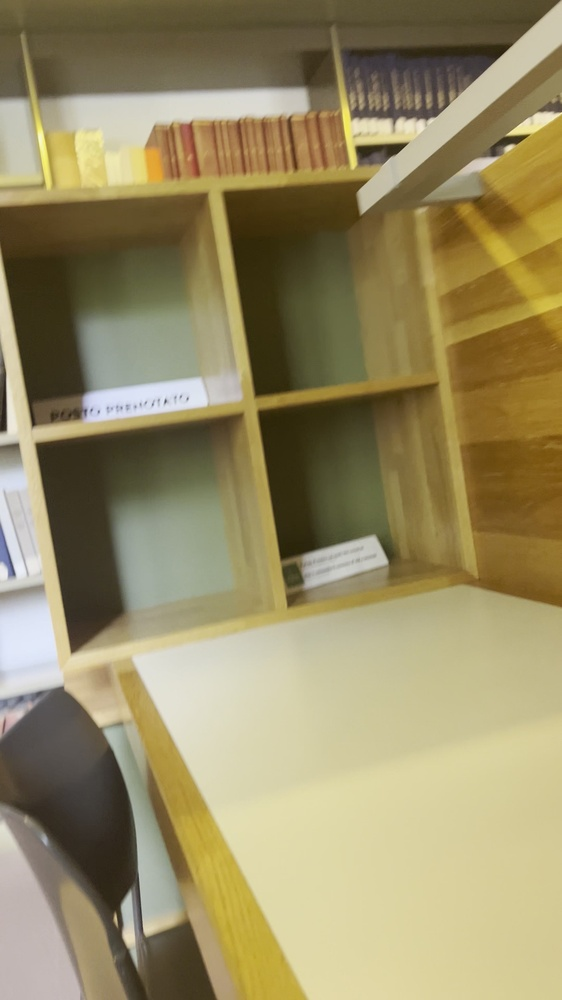
#> input picture python-environment/videos/keyframes/0.jpg, 562 x 1000 px, shrunk from 2160 x 3840 before the run; its folder holds only this picture in this run
$ jupyter execute key-frame-finding.ipynb
#> lines starting #> are read from the running program, lines starting #| are printed output that depends on the picture; long printed decimals are rounded
#> further down, I is the input picture: shape (1000, 562, 3); mean B, G, R 100.6, 139.9, 151.3
# Key frame finding
The algorithm has been adapted from [pedrofrodenas/blur-Detection-Haar-Wavelet](https://github.com/pedrofrodenas/blur-Detection-Haar-Wavelet)

[cell 1]
import sys
import pywt
import cv2
import numpy as np
import os
import argparse
import json

[cell 2]
def blur_detect(img, threshold):

    # Convert image to grayscale
#> called with threshold = 35
    Y = cv2.cvtColor(img, cv2.COLOR_BGR2GRAY)


    M, N = Y.shape
#> M = 1000; N = 562

    # Crop input image to be 3 divisible by 2
    Y = Y[0:int(M/16)*16, 0:int(N/16)*16]
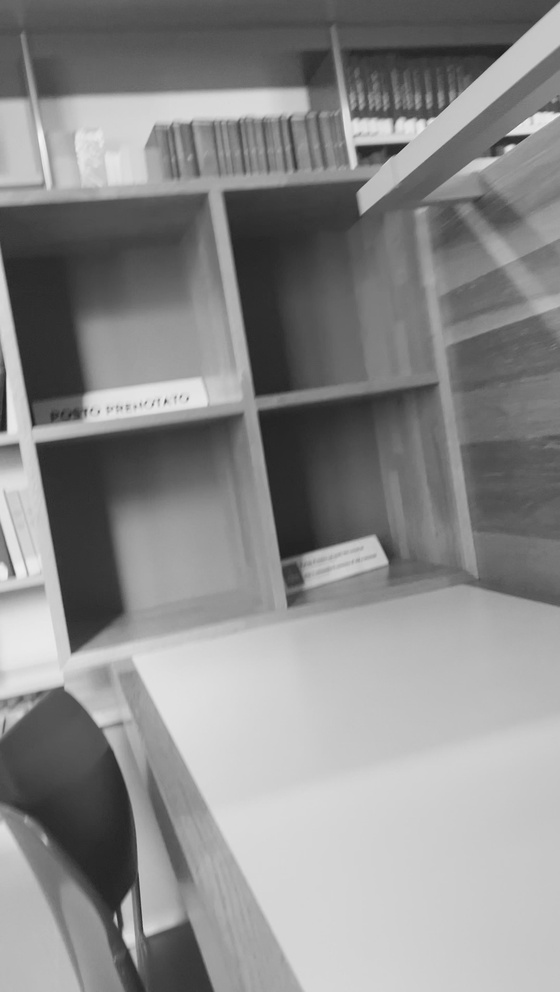
#> Y: shape (992, 560); min 28, max 245, mean 138.5

    # Step 1, compute Haar wavelet of input image
    LL1,(LH1,HL1,HH1)= pywt.dwt2(Y, 'haar')
    # Another application of 2D haar to LL1
    LL2,(LH2,HL2,HH2)= pywt.dwt2(LL1, 'haar')
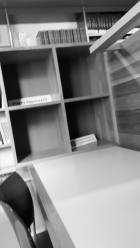
#> LL2: shape (248, 140) float64; min 136.8, max 950.8, mean 554.1; drawn with min black and max white
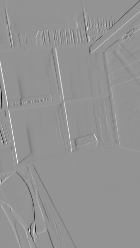
#> HL2: shape (248, 140) float64; min -290.8, max 212.3, mean 0; drawn with min black and max white
    # Another application of 2D haar to LL2
    LL3,(LH3,HL3,HH3)= pywt.dwt2(LL2, 'haar')
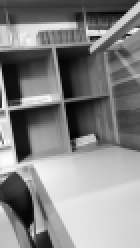
#> LL3: shape (124, 70) float64 (shown 2 times larger); min 280, max 1870.3, mean 1108.3; drawn with min black and max white
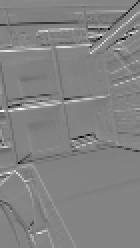
#> LH3: shape (124, 70) float64 (shown 2 times larger); min -357.5, max 335.3, mean -1.2; drawn with min black and max white
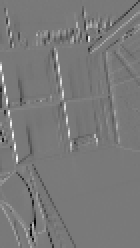
#> HL3: shape (124, 70) float64 (shown 2 times larger); min -448.5, max 494.1, mean 0.3; drawn with min black and max white
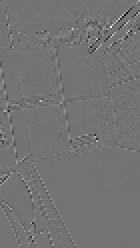
#> HH3: shape (124, 70) float64 (shown 2 times larger); min -190.9, max 228.5, mean -0.1; drawn with min black and max white

    # Construct the edge map in each scale Step 2
    E1 = np.sqrt(np.power(LH1, 2)+np.power(HL1, 2)+np.power(HH1, 2))
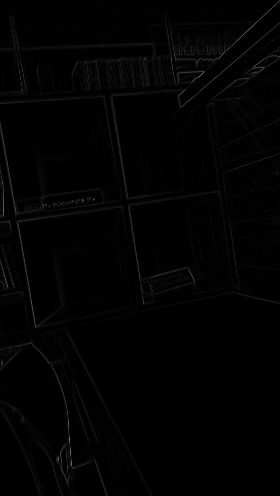
#> E1: shape (496, 280) float64; min 0, max 116.6, mean 2.8
    E2 = np.sqrt(np.power(LH2, 2)+np.power(HL2, 2)+np.power(HH2, 2))
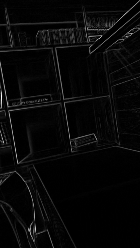
#> E2: shape (248, 140) float64; min 0, max 290.8, mean 9.6; drawn with min black and max white
    E3 = np.sqrt(np.power(LH3, 2)+np.power(HL3, 2)+np.power(HH3, 2))
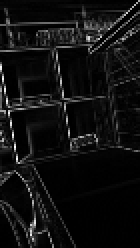
#> E3: shape (124, 70) float64 (shown 2 times larger); min 0, max 496.3, mean 32.9; drawn with min black and max white

    M1, N1 = E1.shape
#> M1 = 496; N1 = 280

    # Sliding window size level 1
    sizeM1 = 8
    sizeN1 = 8

    # Sliding windows size level 2
    sizeM2 = int(sizeM1/2)
    sizeN2 = int(sizeN1/2)

    # Sliding windows size level 3
    sizeM3 = int(sizeM2/2)
    sizeN3 = int(sizeN2/2)

    # Number of edge maps, related to sliding windows size
    N_iter = int((M1/sizeM1)*(N1/sizeN1))
#> N_iter = 2170

    Emax1 = np.zeros((N_iter))
#> Emax1 = 2170 values from 0 to 0
    Emax2 = np.zeros((N_iter))
#> Emax2 = 2170 values from 0 to 0
    Emax3 = np.zeros((N_iter))
#> Emax3 = 2170 values from 0 to 0


    count = 0

    # Sliding windows index of level 1
    x1 = 0
    y1 = 0
    # Sliding windows index of level 2
    x2 = 0
    y2 = 0
    # Sliding windows index of level 3
    x3 = 0
    y3 = 0

    # Sliding windows limit on horizontal dimension
    Y_limit = N1-sizeN1
#> Y_limit = 272

    while count < N_iter:
        # Get the maximum value of slicing windows over edge maps
        # in each level
        Emax1[count] = np.max(E1[x1:x1+sizeM1,y1:y1+sizeN1])
        Emax2[count] = np.max(E2[x2:x2+sizeM2,y2:y2+sizeN2])
        Emax3[count] = np.max(E3[x3:x3+sizeM3,y3:y3+sizeN3])

        # if sliding windows ends horizontal direction
        # move along vertical direction and resets horizontal
        # direction
        if y1 == Y_limit:
            x1 = x1 + sizeM1
            y1 = 0

            x2 = x2 + sizeM2
            y2 = 0

            x3 = x3 + sizeM3
            y3 = 0

            count += 1

        # windows moves along horizontal dimension
        else:

            y1 = y1 + sizeN1
            y2 = y2 + sizeN2
            y3 = y3 + sizeN3
            count += 1
#> after the loop, Emax1 = 2170 values, max 116.6 at index 2003, min 0 at index 1839, mean 12.05; Emax2 = 2170 values, max 290.8 at index 840, min 0 at index 1839, mean 29.94; Emax3 = 2170 values, max 496.3 at index 1263, min 0 at index 1839, mean 61.77; count = 2170; x1 = 496; x2 = 248; x3 = 124; y1 = 0; y2 = 0; y3 = 0

    # Step 3
    EdgePoint1 = Emax1 > threshold;
    EdgePoint2 = Emax2 > threshold;
    EdgePoint3 = Emax3 > threshold;

    # Rule 1 Edge Pojnts
    EdgePoint = EdgePoint1 + EdgePoint2 + EdgePoint3

    n_edges = EdgePoint.shape[0]

    # Rule 2 Dirak-Structure or Astep-Structure
    DAstructure = (Emax1[EdgePoint] > Emax2[EdgePoint]) * (Emax2[EdgePoint] > Emax3[EdgePoint]);

    # Rule 3 Roof-Structure or Gstep-Structure

    RGstructure = np.zeros((n_edges))

    for i in range(n_edges):

        if EdgePoint[i] == 1:

            if Emax1[i] < Emax2[i] and Emax2[i] < Emax3[i]:

                RGstructure[i] = 1
#> after the loop, RGstructure = 2170 values, max 1 at index 34, min 0 at index 0, mean 0.371

    # Rule 4 Roof-Structure

    RSstructure = np.zeros((n_edges))

    for i in range(n_edges):

        if EdgePoint[i] == 1:

            if Emax2[i] > Emax1[i] and Emax2[i] > Emax3[i]:

                RSstructure[i] = 1
#> after the loop, RSstructure = 2170 values, max 1 at index 101, min 0 at index 0, mean 0.0212

    # Rule 5 Edge more likely to be in a blurred image

    BlurC = np.zeros((n_edges));

    for i in range(n_edges):

        if RGstructure[i] == 1 or RSstructure[i] == 1:

            if Emax1[i] < threshold:

                BlurC[i] = 1
#> after the loop, BlurC = 2170 values, max 1 at index 55, min 0 at index 0, mean 0.299

    # Step 6
    Per = np.sum(DAstructure)/np.sum(EdgePoint)
#> Per = 0.00349

    # Step 7
    if (np.sum(RGstructure) + np.sum(RSstructure)) == 0:

        BlurExtent = 100
    else:
        BlurExtent = np.sum(BlurC) / (np.sum(RGstructure) + np.sum(RSstructure))
#> BlurExtent = 0.763

    return Per, BlurExtent

def find_images(input_dir):
    extensions = [".jpg", ".png", ".jpeg"]

    for root, dirs, files in os.walk(input_dir):
        for file in files:
            if os.path.splitext(file)[1].lower() in extensions:
                yield os.path.join(root, file)

[cell 3]
# [6 lines of commented-out code are left out]
''' -- ORIGINAL VERSION --
input_dir = "videos/keyframes"  # Change this to your image directory
save_path = "videos/result.json"  # Change this to your desired output JSON file
threshold = 35
minZero = 0.001

results = []

for input_path in find_images(input_dir):
    try:
        I = cv2.imread(input_path)
        per, blurext = blur_detect(I, threshold)
        if per < minZero:
            classification = True
        else:
            classification = False
        results.append({"input_path": input_path, "per": per, "blur extent": blurext, "is blur": classification})
        print("{0}, Per: {1:.5f}, blur extent: {2:.3f}, is blur: {3}".format(input_path, per, blurext, classification))


    except Exception as e:
        print(e)
        pass

if save_path:

    assert os.path.splitext(save_path)[1] == ".json", "You must include the extension .json on the end of the save path"

    with open(save_path, 'w') as outfile:
        json.dump(results, outfile, sort_keys=True, indent=4)
        outfile.write("\n")
'''

[cell 4]
input_dir = "videos/keyframes"  # Change this to your image directory
save_path = "videos/result.json"  # Change this to your desired output JSON file
threshold = 35
minZero = 0.001

results = []
best_result = 1.0
best_result_path = ""
for input_path in find_images(input_dir):
    try:
        I = cv2.imread(input_path)
        per, blurext = blur_detect(I, threshold)
#> per = 0.00349; blurext = 0.763
        # [4 lines of commented-out code are left out]
        if blurext < best_result:
            best_result = blurext
#> best_result = 0.763
            best_result_path = input_path

    except Exception as e:
        print(e)
        pass


print (best_result)
#| 0.7626
print (best_result_path)

$ run again, on python-environment/videos/keyframes/000001.950000.jpg
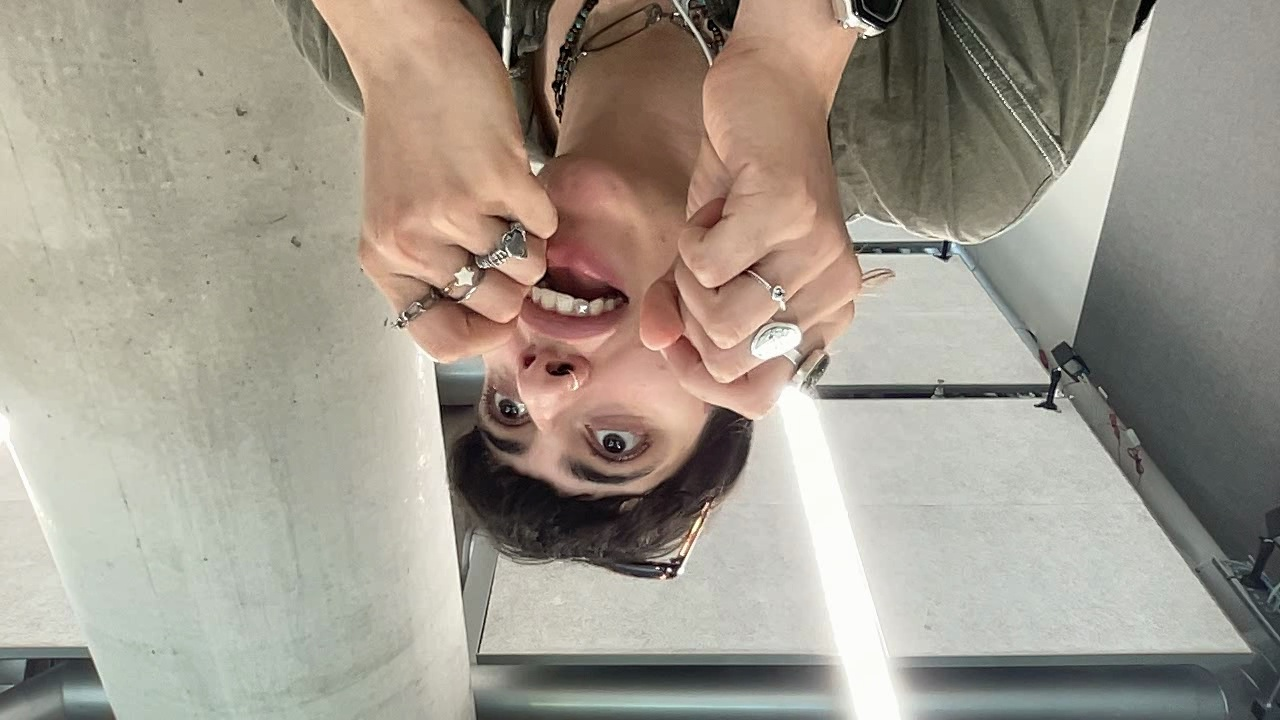
#> input picture python-environment/videos/keyframes/000001.950000.jpg, 1280 x 720 px
#> I is the input picture: shape (720, 1280, 3); mean B, G, R 140.9, 152.7, 159.9
#> in blur_detect, `LL3,(LH3,HL3,HH3)= pywt.dwt2(LL2, 'haar')`:
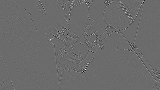
#> HH3: shape (90, 160) float64; min -306.5, max 418.6, mean -0.1; drawn with min black and max white
#> in blur_detect, `E3 = np.sqrt(np.power(LH3, 2)+np.power(HL3, 2)+np.power(HH3, 2))`:
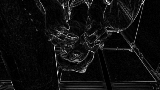
#> E3: shape (90, 160) float64; min 0, max 657.5, mean 39.8; drawn with min black and max white
#> after the loop in blur_detect, `while count < N_iter:`: Emax1 = 3600 values, max 173 at index 214, min 0 at index 1028, mean 20.63; Emax2 = 3600 values, max 318.7 at index 1947, min 0 at index 1028, mean 43.08; Emax3 = 3600 values, max 657.5 at index 271, min 0 at index 1028, mean 70.2; count = 3600; x1 = 360; x2 = 180; x3 = 90; y1 = 0
#> after the loop in blur_detect, `for i in range(n_edges):`: RGstructure = 3600 values, max 1 at index 18, min 0 at index 0, mean 0.39
#> after the loop in blur_detect, `for i in range(n_edges):`: RSstructure = 3600 values, max 1 at index 11, min 0 at index 0, mean 0.0558
#> after the loop in blur_detect, `for i in range(n_edges):`: BlurC = 3600 values, max 1 at index 17, min 0 at index 0, mean 0.266
#> Per = 0.00306
#> BlurExtent = 0.598
#> per = 0.00306; blurext = 0.598
#| 0.5979
